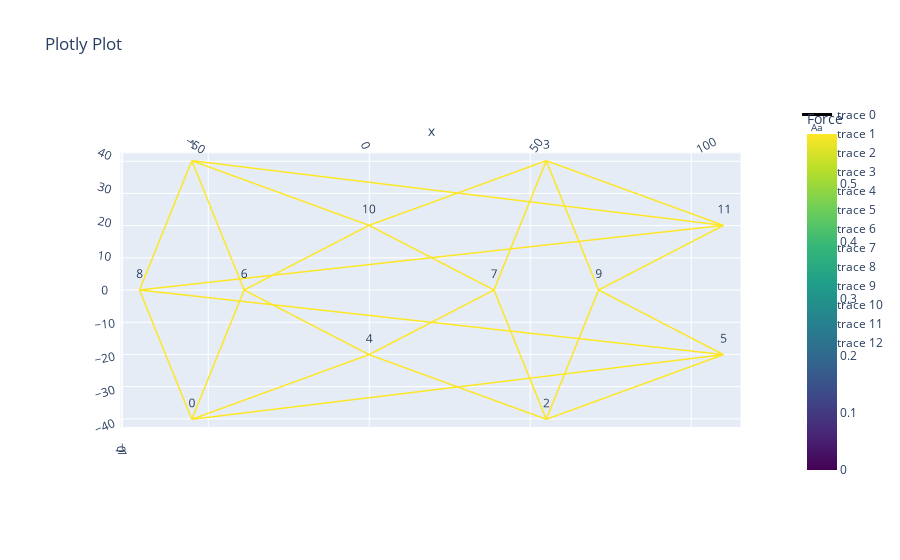

Notebook code cell kept with this figure:
### Markdown cell above
We will only print the cable network from a single piece. Remove the struts:

### Code cell
net.edges = np.delete(net.edges, strut_slice, axis=0)
net.q = np.delete(net.q, strut_slice, axis=0)
net.l1 = np.delete(net.l1, strut_slice, axis=0)

net.net_plot(plot_type = 'projection', color = True,vlabels = True, elables=False)

### Figure 1 — Plotly figure (JSON) as saved in the notebook; plotly's stock layout.template omitted (floating-point values rounded to 4 significant figures)
{"data": [{"line": {"color": [0.5879, 0.5879, 0, 0.5879, 0.5879, 0, 0.5879, 0.5879, 0, 0.5879, 0.5879, 0, 0.5879, 0.5879, 0, 0.5879, 0.5879, 0, 0.5879, 0.5879, 0, 0.5879, 0.5879, 0, 0.5879, 0.5879, 0, 0.5879, 0.5879, 0, 0.5879, 0.5879, 0, 0.5879, 0.5879, 0, 0.5879, 0.5879, 0, 0.5879, 0.5879, 0, 0.5879, 0.5879, 0, 0.5879, 0.5879, 0, 0.5879, 0.5879, 0, 0.5879, 0.5879, 0, 0.5879, 0.5879, 0, 0.5879, 0.5879, 0, 0.5879, 0.5879, 0, 0.5879, 0.5879, 0, 0.5879, 0.5879, 0, 0.5879, 0.5879, 0], "colorbar": {"title": {"text": "Force"}}, "colorscale": [[0, "#440154"], [0.1111, "#482878"], [0.2222, "#3e4989"], [0.3333, "#31688e"], [0.4444, "#26828e"], [0.5556, "#1f9e89"], [0.6667, "#35b779"], [0.7778, "#6ece58"], [0.8889, "#b5de2b"], [1, "#fde725"]], "showscale": true, "width": 3}, "mode": "lines", "type": "scatter3d", "x": [-38.65, -54.83, null, -54.83, -71.02, null, -54.83, 0, null, -54.83, 109.7, null, 54.83, 0, null, 54.83, 109.7, null, 54.83, 38.65, null, 54.83, 71.02, null, 0, -38.65, null, 0, 38.65, null, 109.7, -71.02, null, 109.7, 71.02, null, -54.83, -38.65, null, -38.65, 0, null, -54.83, -71.02, null, -71.02, 109.7, null, 0, 38.65, null, 54.83, 38.65, null, 71.02, 109.7, null, 54.83, 71.02, null, -54.83, 0, null, 54.83, 0, null, -54.83, 109.7, null, 54.83, 109.7, null], "y": [0, -40, null, -40, 0, null, -40, -20, null, -40, -20, null, -40, -20, null, -40, -20, null, -40, 0, null, -40, 0, null, -20, 0, null, -20, 0, null, -20, 0, null, -20, 0, null, 40, 0, null, 0, 20, null, 40, 0, null, 0, 20, null, 20, 0, null, 40, 0, null, 0, 20, null, 40, 0, null, 40, 20, null, 40, 20, null, 40, 20, null, 40, 20, null], "z": [0, 0, null, 0, 0, null, 0, 0, null, 0, 0, null, 0, 0, null, 0, 0, null, 0, 0, null, 0, 0, null, 0, 0, null, 0, 0, null, 0, 0, null, 0, 0, null, 0, 0, null, 0, 0, null, 0, 0, null, 0, 0, null, 0, 0, null, 0, 0, null, 0, 0, null, 0, 0, null, 0, 0, null, 0, 0, null, 0, 0, null, 0, 0, null]}, {"mode": "text", "text": ["0"], "type": "scatter3d", "x": [-54.83], "y": [-40], "z": [0]}, {"mode": "text", "text": ["1"], "type": "scatter3d", "x": [-54.83], "y": [40], "z": [0]}, {"mode": "text", "text": ["2"], "type": "scatter3d", "x": [54.83], "y": [-40], "z": [0]}, {"mode": "text", "text": ["3"], "type": "scatter3d", "x": [54.83], "y": [40], "z": [0]}, {"mode": "text", "text": ["4"], "type": "scatter3d", "x": [0], "y": [-20], "z": [0]}, {"mode": "text", "text": ["5"], "type": "scatter3d", "x": [109.7], "y": [-20], "z": [0]}, {"mode": "text", "text": ["6"], "type": "scatter3d", "x": [-38.65], "y": [0], "z": [0]}, {"mode": "text", "text": ["7"], "type": "scatter3d", "x": [38.65], "y": [0], "z": [0]}, {"mode": "text", "text": ["8"], "type": "scatter3d", "x": [-71.02], "y": [0], "z": [0]}, {"mode": "text", "text": ["9"], "type": "scatter3d", "x": [71.02], "y": [0], "z": [0]}, {"mode": "text", "text": ["10"], "type": "scatter3d", "x": [0], "y": [20], "z": [0]}, {"mode": "text", "text": ["11"], "type": "scatter3d", "x": [109.7], "y": [20], "z": [0]}], "layout": {"scene": {"aspectmode": "data", "camera": {"center": {"x": 0, "y": 0, "z": 0}, "eye": {"x": 0, "y": 0, "z": 5.483}, "up": {"x": 0, "y": 1, "z": 0}}}, "title": {"text": "Plotly Plot"}}}
